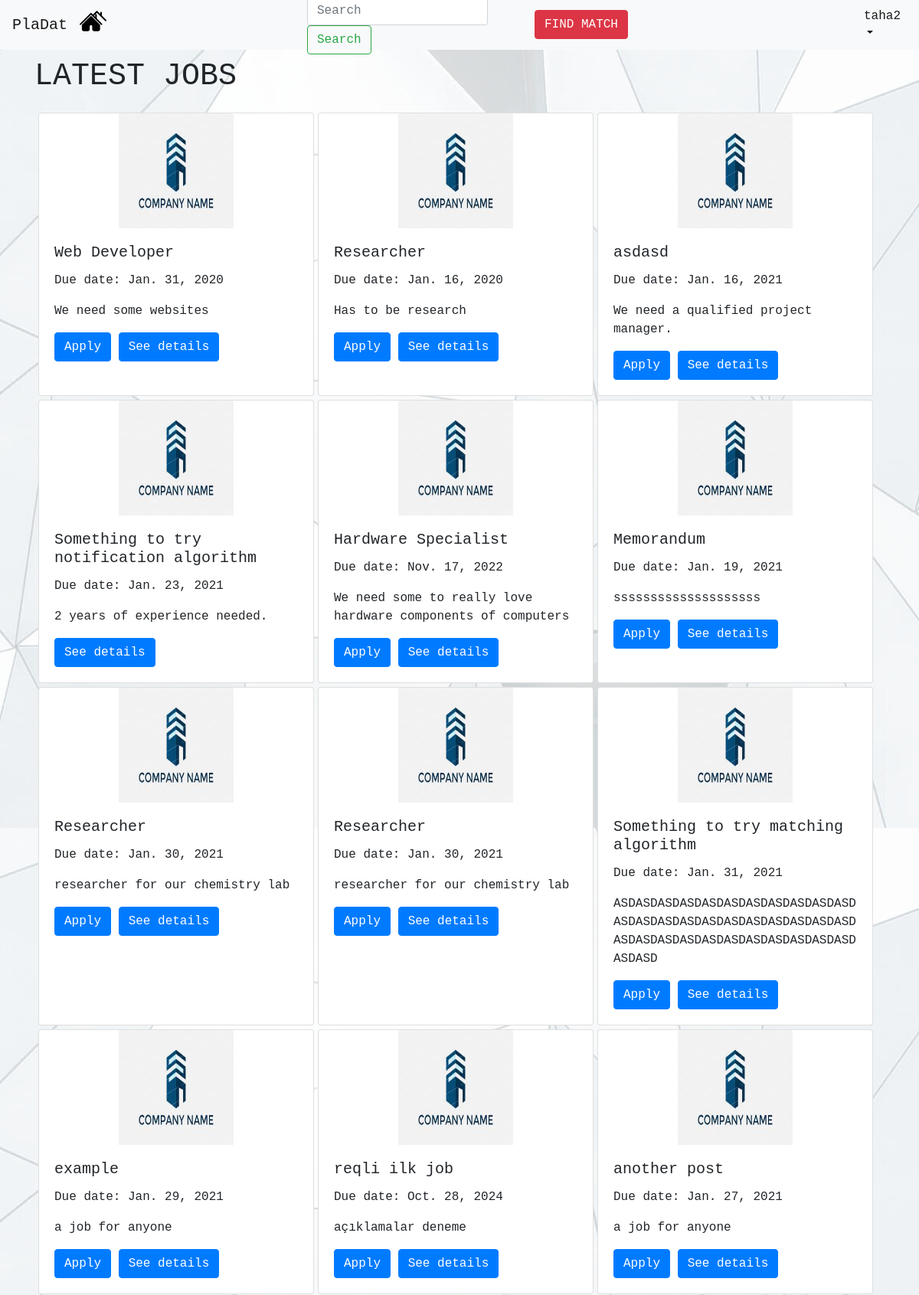
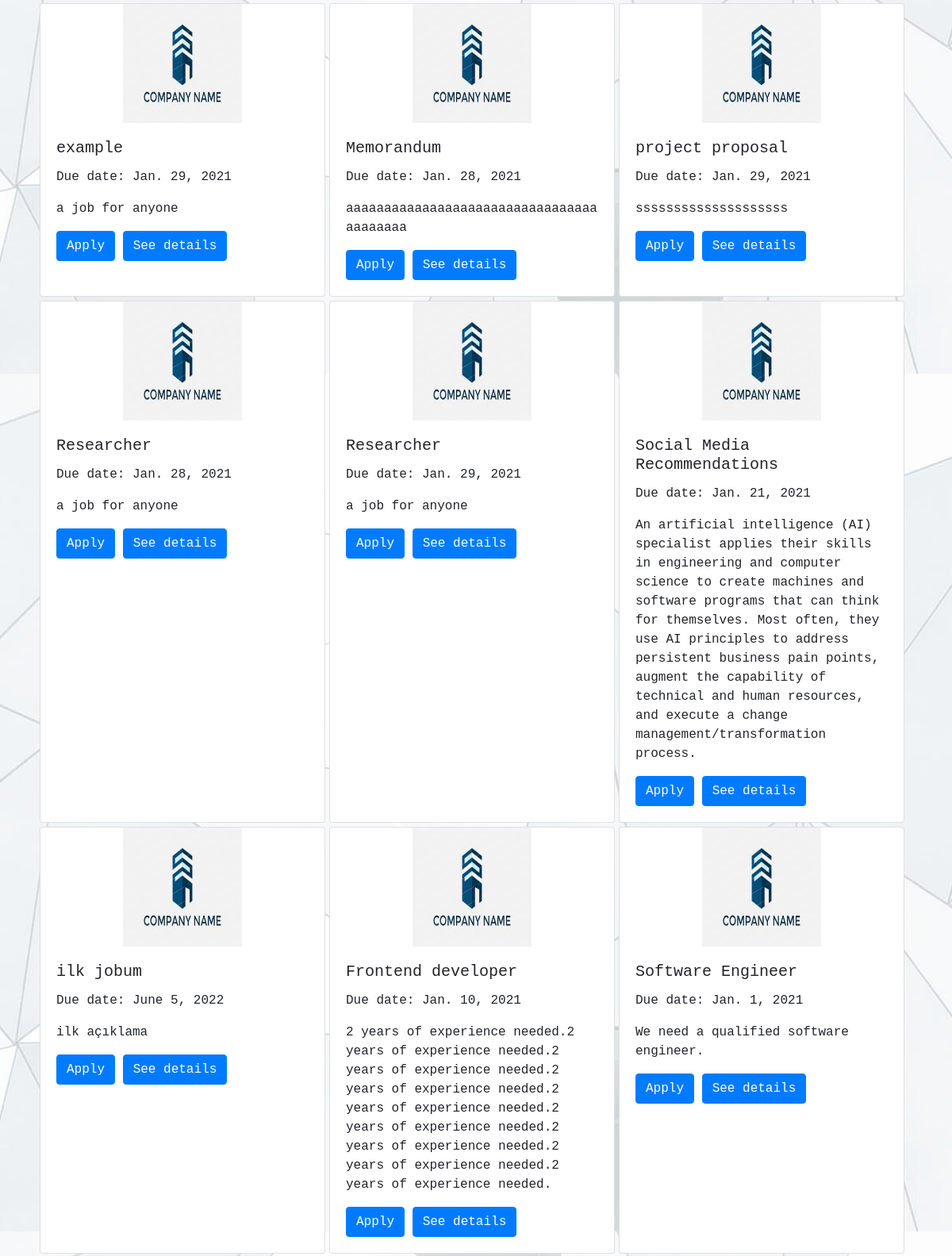
Screenshot of / (signed in, upper part) with the database file from the repository (2 pictures, top to bottom).
### mainapp/models.py (models this page shows, shortened)
class Job(models.Model):
    employer = models.ForeignKey(Employer, on_delete=models.CASCADE,default=None) #employer_id
    job_title = models.CharField(max_length=100,default=None)
    job_description = models.CharField(max_length=600,default=None) #description
    publish_time = models.DateTimeField(auto_now_add=True, blank=True)
    due_date = models.DateField(default=None,null=True)
    req_departments = models.CharField(max_length=100,default=None,null=True)

class Employer(models.Model):
    user_id = models.IntegerField(default=None)
    e_mail = models.EmailField(default=None, unique=True)
    name = models.CharField(max_length=100,default=None)
    surname = models.CharField(max_length=100,default=None)
    company_name = models.CharField(max_length=100,default=None,null=True)
    sector = models.CharField(max_length=100,default="",null=True)
    phone = models.CharField(max_length=13,default="",null=True)
    website = models.CharField(default="",max_length=100,null=True)
    address = models.CharField(default="",max_length=100,null=True)
    profile_img = models.ImageField(upload_to= user_directory_path, default='comp-logo.jpg' )

### mainapp/views.py (the view, shortened to what this page needs)
# urls.py: path('', views.index, name = 'index'),
@login_required
def index(request):
    if request.method == "GET":
        current_user = request.user
        all_jobs_by_order = Job.objects.all().order_by('-publish_time') # get all published jobs by order
        jobs_employers = []
        for item in all_jobs_by_order:
            jobs_employers.append(Employer.objects.get(id=item.employer_id))
        jobs_and_employers = zip(all_jobs_by_order,jobs_employers)
        is_student = (Student.objects.filter(user_id=current_user.id).count()==1) # check if user is student
        if is_student:
            student = Student.objects.get(user_id=current_user.id)
            student_applied = Application.objects.filter(student_id=student.id)
            student_applied_job = student_applied.values_list('job_id', flat = True)
            matched_jobs = []
            for item in match_jobs(student): # matching algorithm
                matched_jobs.append(Job.objects.get(id=item[0]))
        else:
            student_applied_job = [] # handle error
            matched_jobs = [] # handle error
        return render(request, "index.html",{"jobs": all_jobs_by_order,
                                            "jobs_and_employers":jobs_and_employers,
                                            "is_student": is_student,
                                            "student_applied_job": student_applied_job,
                                            "matched_jobs": matched_jobs})

### mainapp/context_processors.py (called while the page is built)
def navbar_skill(request):
    all_skills = []
    skills = Skill.objects.values_list()
    print(all_skills)
    for i in range(len(skills)):
        all_skills.append(skills[i][1])
    context = {
        "skills_database": all_skills
    }
    return context

### mainapp/templates/index.html (shortened to what this page needs)
{% extends 'navbar.html' %}
{% block findbutton %}
{% if is_student %}
<button class="btn btn-danger navbar-btn" id="match">FIND MATCH</button>
{% endif %}
{% endblock %}
{% block content %}
<!doctype html>
<html lang="en">
  <head>
    {% load static %}
    <link rel="stylesheet" href="https://maxcdn.bootstrapcdn.com/bootstrap/4.0.0/css/bootstrap.min.css">
  </head>
  <body>
    <div class="container-fluid">
      <div class="row" id="latest-jobs-header">
        <h1 class="latest-jobs">LATEST JOBS</h1>
      </div>
      <div class="row" id="job-cards-row1">
        {% for job,employer in jobs_and_employers %}
        <div class="col-*-* d-flex align-items-stretch ">
          <div class="card" id="latest_jobs" style="width: 22.5rem; margin-left:5px; margin-bottom:5px">
            <div class="company-image">
            <img class="card-img-top" src="{{ employer.profile_img.url }}" alt="Card image cap">
          </div>
            <div class="card-body">
              <h5 class="card-title">{{job.job_title}}</h5>
              <p class="card-text">Due date: {{job.due_date}}</p>
              <p class="card-text">{{job.job_description}}</p>
              {% if is_student %}
              {% if job.id in student_applied_job %}
              {% else %}
              <a href="{% url 'apply_job' jobid=job.id %}"class="btn btn-primary">Apply</a>
              {% endif %}
              {% endif %}
              <a href="{% url 'see_details' jobid=job.id %}" class="btn btn-primary">See details</a>
            </div>
          </div>
        </div>
        {% endfor %}
      </div>
    </div>
  </body>
</html>
{% endblock %}

### mainapp/templates/navbar.html (shortened to what this page needs)
<!doctype html>
<html lang="en">
  <head>
    {% load static %}
    <link rel="stylesheet" href="https://maxcdn.bootstrapcdn.com/bootstrap/4.0.0/css/bootstrap.min.css">
  </head>
  <body>
    <nav class="navbar navbar-expand-sm navbar-light bg-light fixed-top ">
        <a href="#" class="navbar-brand">PlaDat</a>
        <div class="navbar-collapse collapse w-100 order-1 order-md-0 dual-collapse2">
            <ul class="navbar-nav mr-auto">
                <li class="nav-item">
                    <a href="{% url 'index' %}"> <img style="width:35px; margin-top: -10px; margin-left: -1%;" src="{% static "two-houses.svg" %}"> </a>
                </li>
            </ul>
        </div>
        <div class="navbar-collapse collapse w-100 order-1 order-md-0 dual-collapse2">
          <form class="form-inline my-2 my-lg-0" autocomplete="off" action="." method="POST">
            <input class="form-control mr-sm-2 autocomplete" name="searched_skill" id="search" type="text" placeholder="Search" aria-label="Search">
            <button class="btn btn-outline-success my-2 my-sm-0 " href="#" type="submit">Search</button>
          </form>
        </div>
        <div class="navbar-collapse collapse w-100 order-3 dual-collapse2">
            <ul class="navbar-nav ml-auto">
                <li class="nav-item">
                    {% block findbutton %}
                    {% endblock %}
                </li>
                <li class="nav-item dropdown">
                    <a class="nav-link dropdown-toggle active" href="#" id="navbarDropdown" role="button" data-toggle="dropdown" aria-haspopup="true" aria-expanded="false">
                      {{ user.username }}
                      </a>
                </li>
            </ul>
          </div>
    </nav>
    <div class="container">
      {% block content %}
      {% endblock %}
    </div>
    </body>
</html>

### mainapp/templates/navbar.html (style rules this page uses)
.navbar-nav #match { margin-right:300px; }
* { font-family: "Lucida Console", "Courier New", monospace; }
.navbar { max-height: 65px; }
#match { margin-top: 3%; }

### rows the page displays
Job: profile_img (picture), job_title "Web Developer", due_date "Jan. 31, 2020", job_description "We need some websites", shows "Apply"
Job: profile_img (picture), job_title "Researcher", due_date "Jan. 16, 2020", job_description "Has to be research", shows "Apply"
Job: profile_img (picture), job_title "asdasd", due_date "Jan. 16, 2021", job_description "We need a qualified project manager.", shows "Apply"
Job: profile_img (picture), job_title "Something to try notification algorithm", due_date "Jan. 23, 2021", job_description "2 years of experience needed."
Job: profile_img (picture), job_title "Hardware Specialist", due_date "Nov. 17, 2022", job_description "We need some to really love hardware components of computers", shows "Apply"
Job: profile_img (picture), job_title "Memorandum", due_date "Jan. 19, 2021", job_description "ssssssssssssssssssss", shows "Apply"
Job: profile_img (picture), job_title "Researcher", due_date "Jan. 30, 2021", job_description "researcher for our chemistry lab", shows "Apply"
Job: profile_img (picture), job_title "Researcher", due_date "Jan. 30, 2021", job_description "researcher for our chemistry lab", shows "Apply"
Job: profile_img (picture), job_title "Something to try matching algorithm", due_date "Jan. 31, 2021", job_description "ASDASDASDASDASDASDASDASDASDASDASDASDASDASDASDASDASDASDASDASDASDASDASDASDASDASDASDASDASDASDASDASDASDASDASD", shows "Apply"
Job: profile_img (picture), job_title "example", due_date "Jan. 29, 2021", job_description "a job for anyone", shows "Apply"
Job: profile_img (picture), job_title "reqli ilk job", due_date "Oct. 28, 2024", job_description "açıklamalar deneme", shows "Apply"
Job: profile_img (picture), job_title "another post", due_date "Jan. 27, 2021", job_description "a job for anyone", shows "Apply"
Job: profile_img (picture), job_title "example", due_date "Jan. 29, 2021", job_description "a job for anyone", shows "Apply"
Job: profile_img (picture), job_title "Memorandum", due_date "Jan. 28, 2021", job_description "aaaaaaaaaaaaaaaaaaaaaaaaaaaaaaaaaaaaaaaaa", shows "Apply"
Job: profile_img (picture), job_title "project proposal", due_date "Jan. 29, 2021", job_description "ssssssssssssssssssss", shows "Apply"
Job: profile_img (picture), job_title "Researcher", due_date "Jan. 28, 2021", job_description "a job for anyone", shows "Apply"
Job: profile_img (picture), job_title "Researcher", due_date "Jan. 29, 2021", job_description "a job for anyone", shows "Apply"
Job: profile_img (picture), job_title "Social Media Recommendations", due_date "Jan. 21, 2021", job_description "An artificial intelligence (AI) specialist applies their skills in engineering and computer science to create machines and software programs that can think for themselves. Most often, they use AI principles to address persistent business pain points, augment the capability of technical and human resources, and execute a change management/transformation process.", shows "Apply"
Job: profile_img (picture), job_title "ilk jobum", due_date "June 5, 2022", job_description "ilk açıklama", shows "Apply"
Job: profile_img (picture), job_title "Frontend developer", due_date "Jan. 10, 2021", job_description "2 years of experience needed.2 years of experience needed.2 years of experience needed.2 years of experience needed.2 years of experience needed.2 years of experience needed.2 years of experience needed.2 years of experience needed.2 years of experience needed.", shows "Apply"
Job: profile_img (picture), job_title "Software Engineer", due_date "Jan. 1, 2021", job_description "We need a qualified software engineer.", shows "Apply"

### other values shown
{{ user.username }} "taha2"
